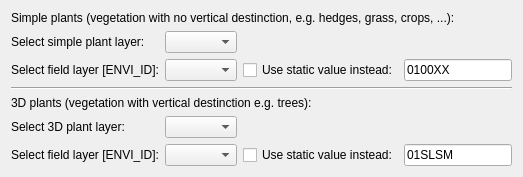
                <widget class="QWidget" name="tab_SimplePlants">
                 <attribute name="title">
                  <string>Vegetation</string>
                 </attribute>
                 <layout class="QGridLayout" name="gridLayout_6">
                  <item row="1" column="0">
                   <widget class="QLabel" name="label_15">
                    <property name="text">
                     <string>Select simple plant layer:</string>
                    </property>
                   </widget>
                  </item>
                  <item row="2" column="3">
                   <widget class="QLineEdit" name="le_simplePlant">
                    <property name="sizePolicy">
                     <sizepolicy hsizetype="Expanding" vsizetype="Fixed">
                      <horstretch>0</horstretch>
                      <verstretch>0</verstretch>
                     </sizepolicy>
                    </property>
                    <property name="text">
                     <string>0100XX</string>
                    </property>
                   </widget>
                  </item>
                  <item row="5" column="0">
                   <widget class="QLabel" name="label_25">
                    <property name="text">
                     <string>Select 3D plant layer:</string>
                    </property>
                   </widget>
                  </item>
                  <item row="3" column="0" colspan="4">
                   <widget class="Line" name="line_8">
                    <property name="orientation">
                     <enum>Qt::Horizontal</enum>
                    </property>
                   </widget>
                  </item>
                  <item row="2" column="1">
                   <widget class="QgsFieldComboBox" name="cb_simplePlantID"/>
                  </item>
                  <item row="4" column="0" colspan="3">
                   <widget class="QLabel" name="label_23">
                    <property name="font">
                     <font>
                      <weight>50</weight>
                      <italic>false</italic>
                      <bold>false</bold>
                      <underline>false</underline>
                     </font>
                    </property>
                    <property name="text">
                     <string>3D plants (vegetation with vertical destinction e.g. trees):</string>
                    </property>
                   </widget>
                  </item>
                  <item row="0" column="0" colspan="4">
                   <widget class="QLabel" name="label_22">
                    <property name="sizePolicy">
                     <sizepolicy hsizetype="Minimum" vsizetype="Minimum">
                      <horstretch>0</horstretch>
                      <verstretch>0</verstretch>
                     </sizepolicy>
                    </property>
                    <property name="text">
                     <string>Simple plants (vegetation with no vertical destinction, e.g. hedges, grass, crops, ...):</string>
                    </property>
                   </widget>
                  </item>
                  <item row="2" column="2">
                   <widget class="QCheckBox" name="chk_simplePlantID">
                    <property name="text">
                     <string>Use static value instead:</string>
                    </property>
                   </widget>
                  </item>
                  <item row="1" column="1">
                   <widget class="QgsMapLayerComboBox" name="cb_simplePlantLayer">
                    <property name="sizePolicy">
                     <sizepolicy hsizetype="Expanding" vsizetype="Fixed">
                      <horstretch>0</horstretch>
                      <verstretch>0</verstretch>
                     </sizepolicy>
                    </property>
                    <property name="currentIndex">
                     <number>-1</number>
                    </property>
                    <property name="allowEmptyLayer">
                     <bool>true</bool>
                    </property>
                   </widget>
                  </item>
                  <item row="2" column="0">
                   <widget class="QLabel" name="label_16">
                    <property name="text">
                     <string>Select field layer [ENVI_ID]:</string>
                    </property>
                   </widget>
                  </item>
                  <item row="6" column="0">
                   <widget class="QLabel" name="label_26">
                    <property name="text">
                     <string>Select field layer [ENVI_ID]:</string>
                    </property>
                   </widget>
                  </item>
                  <item row="5" column="1">
                   <widget class="QgsMapLayerComboBox" name="cb_plant3dLayer"/>
                  </item>
                  <item row="6" column="1">
                   <widget class="QgsFieldComboBox" name="cb_plant3dID"/>
                  </item>
                  <item row="6" column="2">
                   <widget class="QCheckBox" name="chk_plant3d">
                    <property name="text">
                     <string>Use static value instead:</string>
                    </property>
                   </widget>
                  </item>
                  <item row="6" column="3">
                   <widget class="QLineEdit" name="le_plant3d">
                    <property name="text">
                     <string>01SLSM</string>
                    </property>
                   </widget>
                  </item>
                 </layout>
                </widget>
